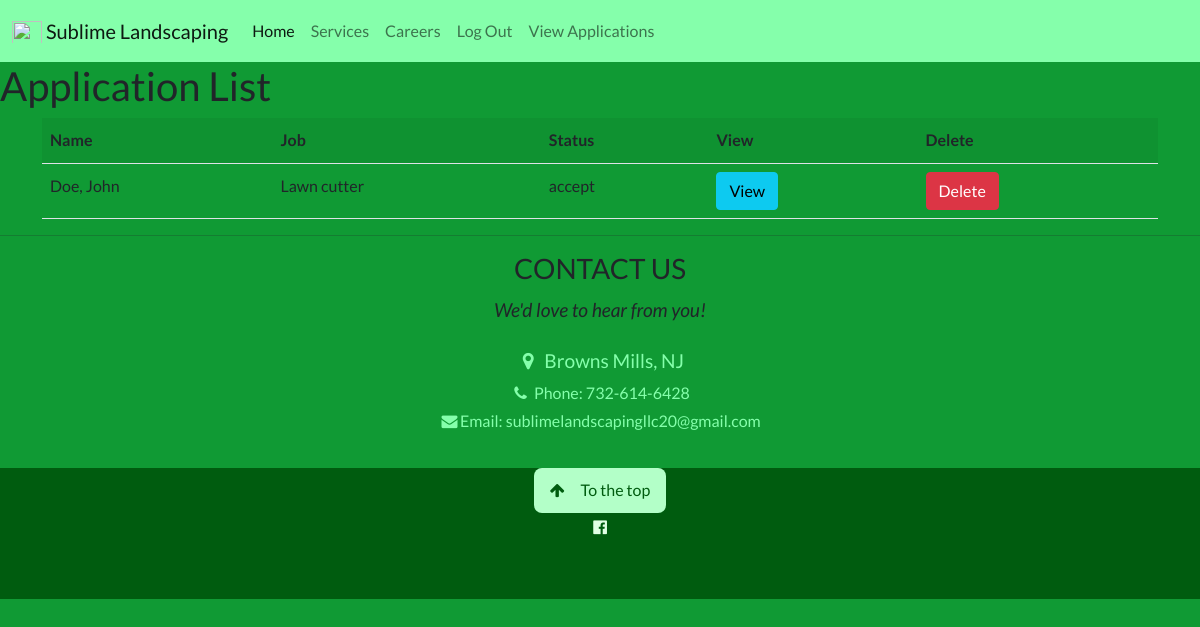
Screenshot of /job-app-list/ (signed in) with the database file from the repository.
### careers/models.py (models this page shows, shortened)
class Application(models.Model):
    STATUS_TYPE = (
        ('accept', 'Accept'),
        ('reject', 'Reject'),
        ('pending', 'Pending'),
    )
    CONTACT_TYPE = (
        ('mobile', 'Call Mobile'),
        ('home', 'Call Home'),
        ('work', 'Call Work'),
        ('text', 'Text Mobile'),
        ('email', 'Email'),
    )
    fname = models.CharField(max_length=100, null=False, blank=False)
    lname = models.CharField(max_length=100, null=False, blank=False)
    street1 = models.CharField(max_length=200, null=False, blank=False)
    street2 = models.CharField(max_length=200, null=True, blank=True)
    city = models.CharField(max_length=100, null=False, blank=False)
    state = models.CharField(max_length=2, null=False, blank=False)
    zipcode = models.CharField(max_length=5, null=False, blank=False)
    dob = models.DateField(null=False, blank=False)
    mobile = models.CharField(max_length=10, null=True, blank=True)
    home = models.CharField(max_length=10, null=True, blank=True)
    work = models.CharField(max_length=10, null=True, blank=True)
    email = models.EmailField(max_length=200, null=True, blank=True)
    preference = models.CharField(max_length=11, choices=CONTACT_TYPE, default='mobile', null=False, blank=False)
    job = models.ForeignKey(Job, on_delete=models.CASCADE, blank=True, null=True)
    resume = models.FileField(null=True, blank=True, upload_to='resumes/', validators=[validate_file_size, FileExtensionValidator(allowed_extensions=['doc', 'docx', 'pdf'])])
    start = models.DateField(null=False, blank=False)
    experience = models.PositiveSmallIntegerField(blank=True, null=True)
    bio = models.TextField(null=True, blank=True)
    skills = models.TextField(null=True, blank=True)
    schedule = models.TextField(null=True, blank=True)
    status = models.CharField(max_length=7, choices=STATUS_TYPE, default='pending', null=False, blank=False)
    created = models.DateTimeField(auto_now_add=True)
    id = models.UUIDField(default=uuid.uuid4, unique=True, primary_key=True, editable=False)
    class Meta:
        ordering = ["-created"]

class Job(models.Model):
    RATE_TYPE = (
        ('hour', 'Per Hour'),
        ('salary', 'Salary'),
        ('flat', 'Flat'),
        ('interview', 'Discussed at Interview'),
        ('none', 'None posted'),
    )
    title = models.CharField(max_length=100, null=False, blank=False, unique=True)
    description = models.TextField(null=False, blank=False)
    pay = models.DecimalField(max_digits=20, null=True, blank=True, decimal_places=2)
    rate = models.CharField(max_length=20, choices=RATE_TYPE)
    created = models.DateTimeField(auto_now_add=True)
    id = models.UUIDField(default=uuid.uuid4, unique=True, primary_key=True, editable=False)
    def __str__(self):
        return self.title

### careers/views.py (the view)
# urls.py: path('job-app-list/', views.jobAppList, name='job-app-list'),
@login_required(login_url='login')
def jobAppList(request):
    fields = Application.objects.all()
    context = {'fields':fields}
    return render(request, 'careers/job_app_list.html', context)

### careers/templates/careers/job_app_list.html
{% extends 'main.html' %}
{% block content %}
<h1>Application List</h1>
{% if request.user.is_staff %}
<div class="container justify-content-center">
    <table class="table table-striped table-hover">
        <tr>
            <th>Name</th>
            <th>Job</th>
            <th>Status</th>
            <th>View</th>
            <th>Delete</th>
        </tr>
        {% for field in fields %}
            <tr>
                <td>{{field.lname}}, {{field.fname}}</td>
                <td>{{field.job}}</td>
                <td>{{field.status}}</td>
                <td><a class="btn btn-info" href="{% url 'view-job-app' field.id %}?next=/job-app-list/">View</a></td>
                <td><a class="btn btn-danger" href="{% url 'delete-app' field.id %}?next=/job-app-list/">Delete</a></td>
            </tr>
        {% endfor %}
    </table>
</div>
{% endif %}
{% endblock content %}

### static/styles/modules/main.css (style rules this page uses)
body,h1,h2,h3,h4,h5,h6 { font-family: "Lato", sans-serif; }
body, html { height: 100%; width: 100%; line-height: 1.8; margin: 0; }

### static/styles/modules/green.css (style rules this page uses)
.bg-green-800 { background-color: #109a34 !important; }
:any-link { text-decoration: none; }

### static/styles/modules/cards.css (style rules this page uses)
:root { --background-dark: #2d3548; --text-light: rgba(255,255,255,0.6); --text-lighter: rgba(255,255,255,0.9); --spacing-s: 8px; --spacing-m: 16px; --spacing-l: 24px; --spacing-xl: 32px; --spacing-xxl: 64px; --width-container: 1200px; }

### rows the page displays
Application: lname "Doe", fname "John", job "Lawn cutter", status "accept"
